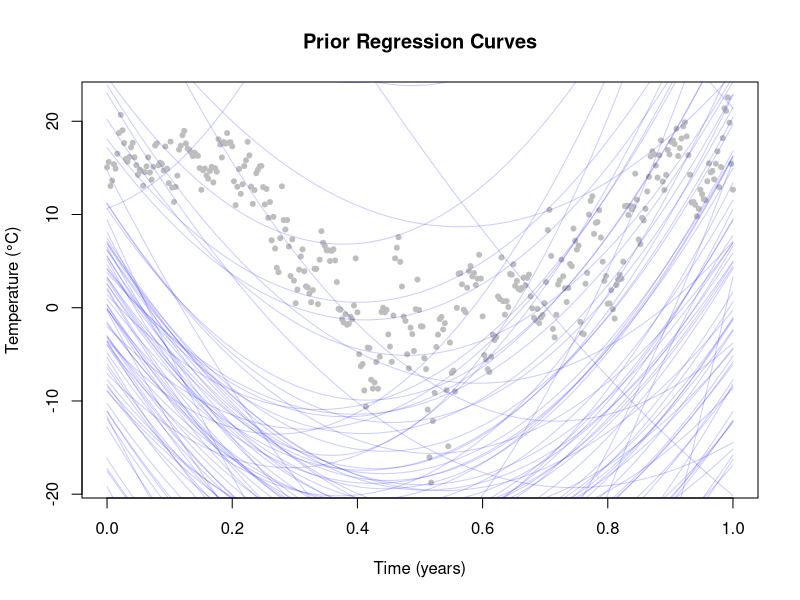
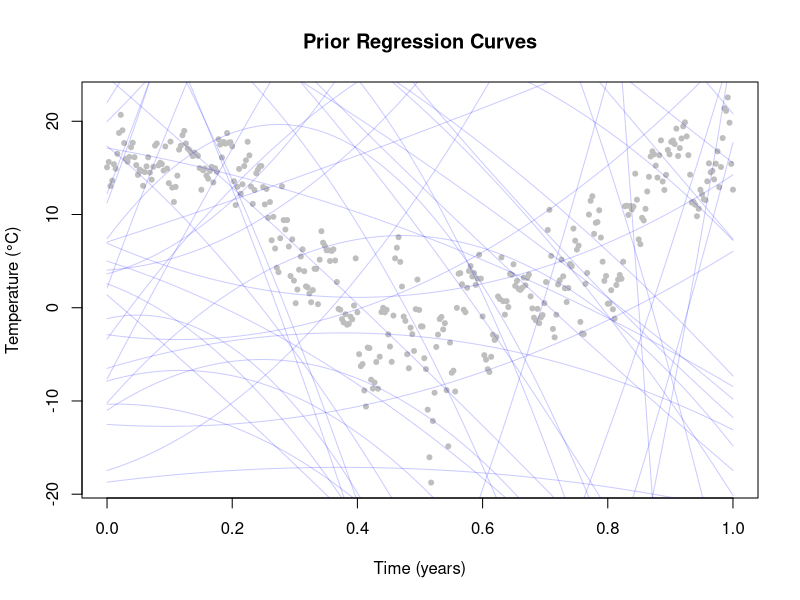
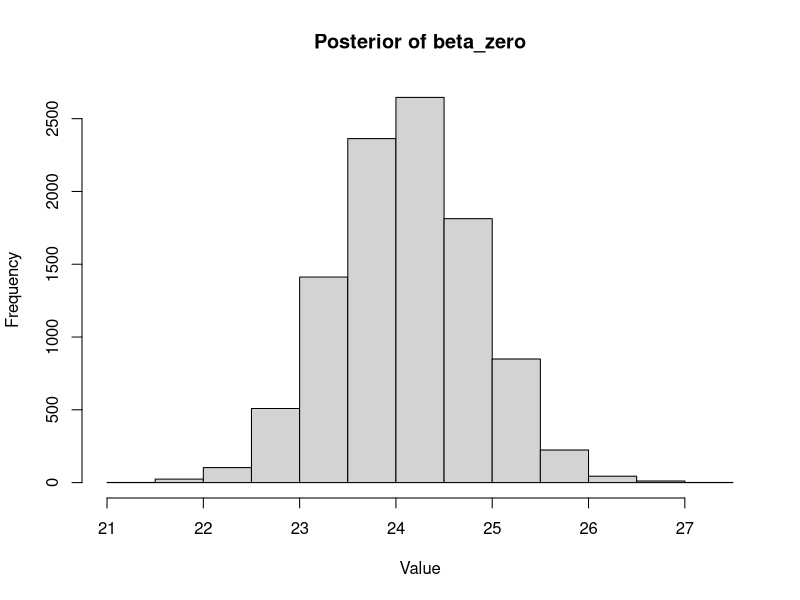
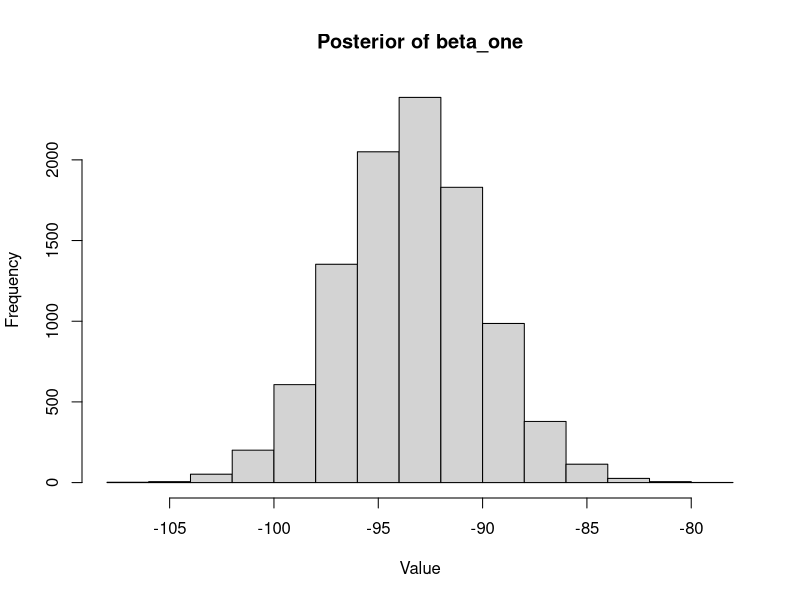
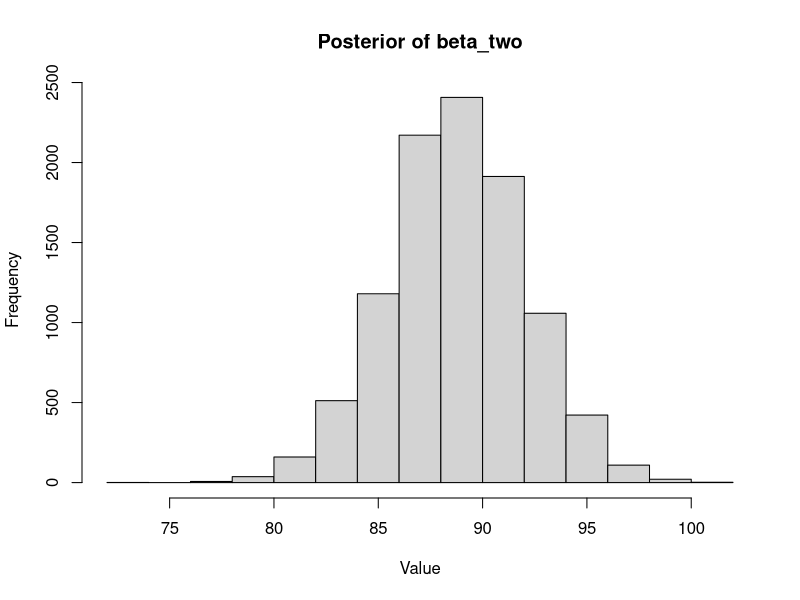
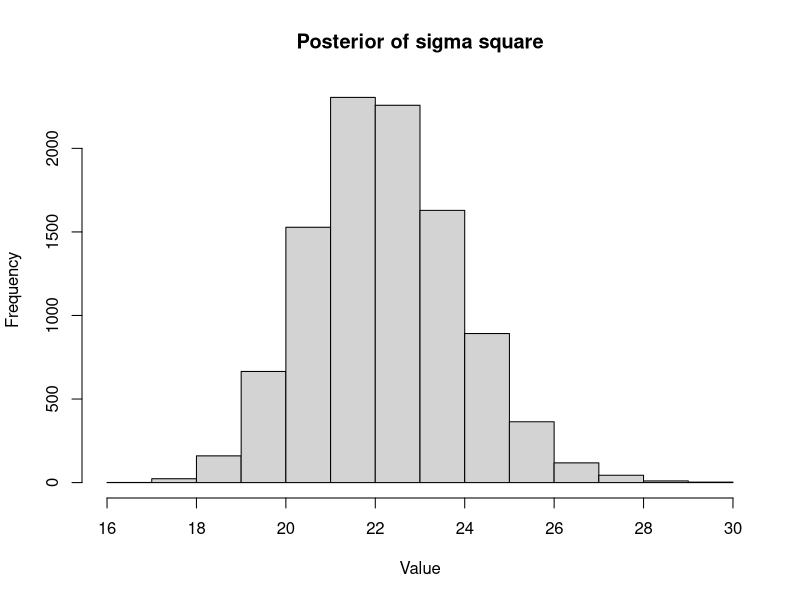
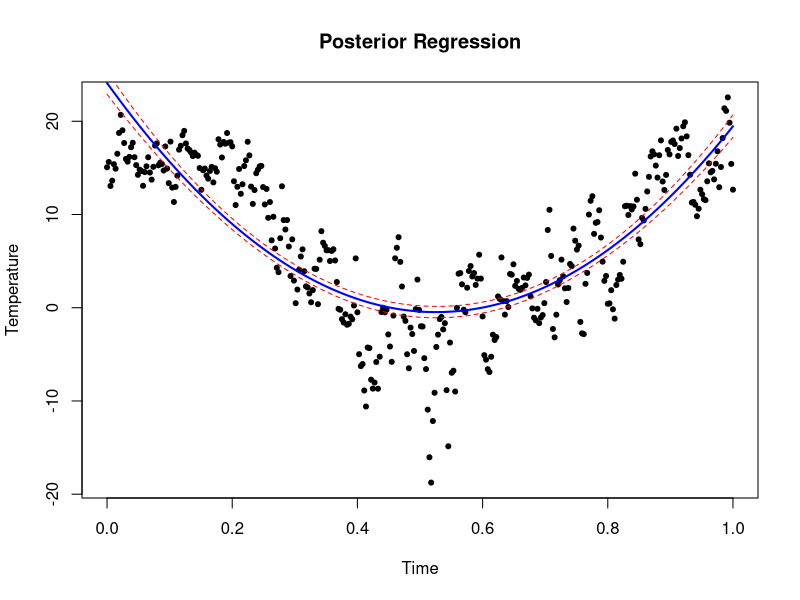
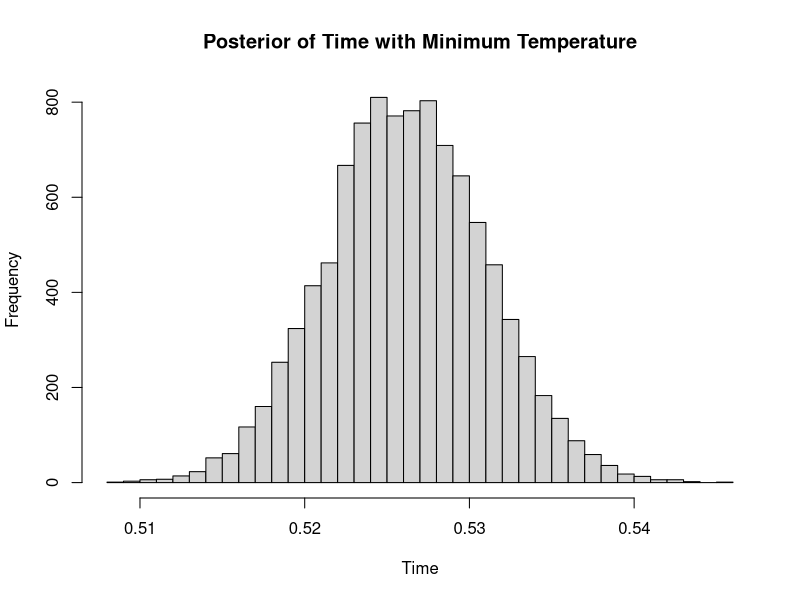

Source code (R) for these figures, in order:
library(mvtnorm)

# Part A
data <- read.csv("temp_linkoping.csv")
data$time <- as.numeric(as.Date(data$date) - as.numeric(as.Date("2023-07-01"))) / 365
time_values <- seq(min(data$time), max(data$time), length=100)

conjugate_prior <- function(mu, omega, vu, sigma, time_values, n_curves=100) {
  sigma_square <- sigma * vu / rchisq(n_curves, df=vu)
  beta <- matrix(NA, nrow=n_curves, ncol=3)
  plot(data$time, data$temp, main="Prior Regression Curves",
       xlab="Time (years)", ylab="Temperature (°C)", pch=20, col="gray")
  for (value in 1:length(sigma_square)) {
    beta[value,] <- rmvnorm(1, mean=mu, sigma=sigma_square[value] * solve(omega))
    y_values <- beta[value,1] + beta[value,2]*time_values + beta[value,3]*time_values^2
    lines(time_values, y_values, col=rgb(0,0,1,0.2))
  }
  return(list(beta=beta, sigma=sigma_square))
}

mu <- c(0, -100, 100)
omega <- 0.01 * diag(3)
vu <- 1
sigma <- 1 
prior_sim <- conjugate_prior(mu, omega, vu, sigma, time_values)

# Adjusted prior
new_mu <- c(10, 0, -10)
new_omega <- 0.001 * diag(3)
new_vu <- 5
new_sigma <- 5
prior_sim_adj <- conjugate_prior(new_mu, new_omega, new_vu, new_sigma, time_values)

# Part B
simulate_posterior <- function(y, x, mu, omega, vu, sigma) {
  new_omega_value <- t(x) %*% x + omega
  new_mu_value <- solve(new_omega_value) %*% (t(x) %*% y + omega %*% mu)
  new_vu_value <- vu + length(y)
  new_sigma_value <- (vu * sigma + sum(y^2) + 
                        t(mu) %*% omega %*% mu - 
                        t(new_mu_value) %*% new_omega_value %*% new_mu_value) / new_vu_value
  
  new_sigma_square <- as.numeric(new_sigma_value) * new_vu_value / rchisq(10000, df=new_vu_value)
  posterior_beta <- matrix(NA, nrow=10000, ncol=3)
  for (i in 1:10000) {
    posterior_beta[i, ] <- rmvnorm(1, mean=as.vector(new_mu_value),
                                   sigma=new_sigma_square[i] * solve(new_omega_value))
  }
  list(sim_beta = posterior_beta,sim_sigma = new_sigma_square)
}


x <- cbind(1, data$time, data$time^2)
y <- data$temp

posterior <- simulate_posterior(y,x,mu,omega,vu,sigma)

hist(posterior$sim_beta[,1], main="Posterior of beta_zero", xlab="Value")
hist(posterior$sim_beta[,2], main="Posterior of beta_one", xlab="Value")
hist(posterior$sim_beta[,3], main="Posterior of beta_two", xlab="Value")
hist(posterior$sim_sigma, main="Posterior of sigma square", xlab="Value")

posterior_predictions <- matrix(NA, nrow=10000, ncol=length(time_values))
for (i in 1:10000) {
  posterior_predictions[i,] <- posterior$sim_beta[i,1] + posterior$sim_beta[i,2]*time_values + 
    posterior$sim_beta[i,3]*time_values^2
  
}

prediction_median <- apply(posterior_predictions, 2, median)
prediction_lower <- apply(posterior_predictions, 2, quantile, 0.05)
prediction_upper <- apply(posterior_predictions, 2, quantile, 0.95)

plot(data$time, data$temp, main="Posterior Regression", 
     xlab="Time", ylab="Temperature", pch=20)
lines(time_values, prediction_median, col="blue", lwd=2)
lines(time_values, prediction_lower, col="red", lty=2)
lines(time_values, prediction_upper, col="red", lty=2)

# Part C
min_time <- -posterior$sim_beta[,2] / (2 * posterior$sim_beta[,3])
hist(min_time, main="Posterior of Time with Minimum Temperature",
     xlab="Time", breaks=50)

# Part D
order <- 10
mu_poly <- rep(0, order+1)
omega_poly <- diag(order+1) * 0.01

# Create design matrix
x_poly <- matrix(1, nrow=length(y), ncol=order+1)
for (j in 1:order) {
  x_poly[,j+1] <- data$time^j
}

# Posterior calculations
omega_poly_post <- t(x_poly) %*% x_poly + omega_poly
mu_poly_post <- solve(omega_poly_post) %*% (t(x_poly) %*% y + omega_poly %*% mu_poly)
vu_poly_post <- new_vu + length(y)
sigma_poly_post <- (new_vu * new_sigma + sum(y^2) + 
                      t(mu_poly) %*% omega_poly %*% mu_poly - 
                      t(mu_poly_post) %*% omega_poly_post %*% mu_poly_post) / vu_poly_post

# Simulate from posterior
n_curves <- 100
sigma_poly_sim <- as.numeric(sigma_poly_post) * vu_poly_post / rchisq(n_curves, df=vu_poly_post)
beta_poly <- matrix(NA, nrow=n_curves, ncol=order+1)
for (i in 1:n_curves) {
  beta_poly[i,] <- rmvnorm(1, mean=as.vector(mu_poly_post),
                           sigma=sigma_poly_sim[i] * solve(omega_poly_post))
}

# Plot prior curves
x_poly_new <- matrix(1, nrow=length(time_values), ncol=order+1)
for (j in 1:order) {
  x_poly_new[,j+1] <- time_values^j
}

plot(data$time, data$temp, main="10th Order Polynomial Fit",
     xlab="Time", ylab="Temperature", pch=20, col="gray")
for (i in 1:n_curves) {
  y_poly <- x_poly_new %*% beta_poly[i,]
  lines(time_values, y_poly, col=rgb(0,0,1,0.2))
}